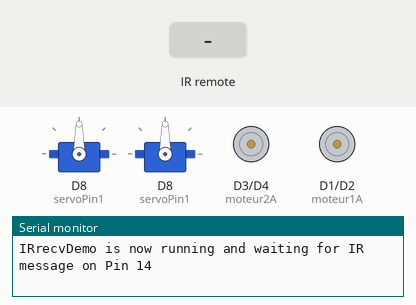
Simulated run of this sketch. Board: ESP8266 (NodeMCU). On the bench: 2 × servo, motor-driver pin pairs drawn as motors (green arrow = first pin HIGH = forward, orange = second pin HIGH = backward, longer = more drive), the last lines printed to the serial monitor. The inputs (shaded band) are chosen by the test bench.

Above: at 2.6 s.
2.7 s: infrared code 0xFF629D received
At 3.5 s:
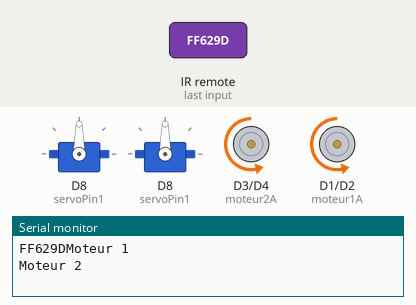
5.2 s: infrared code 0xFFA857 received
At 5.6 s:
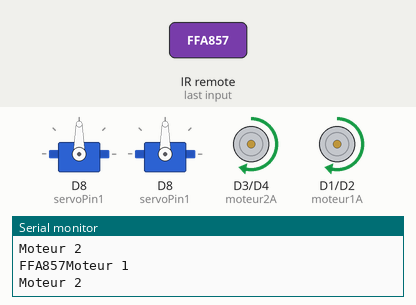
7.7 s: infrared code 0xFFC23D received
At 8.5 s:
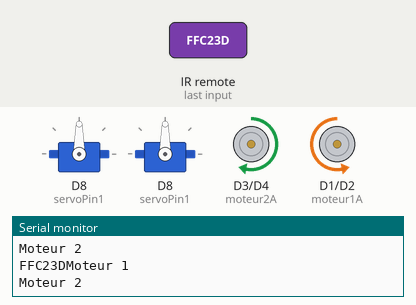
10.2 s: infrared code 0xFF22DD received
At 10.6 s:
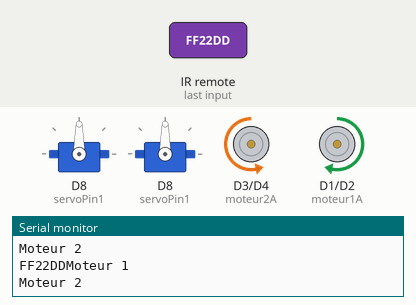
12.7 s: infrared code 0xFF32CD received
At 13.7 s:
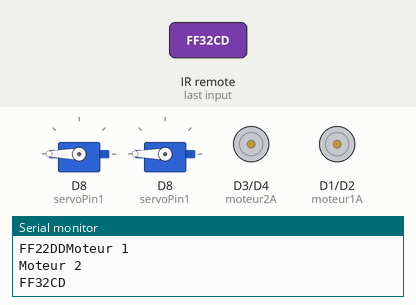
14.2 s: infrared code 0xFF629D received
At 14.8 s:
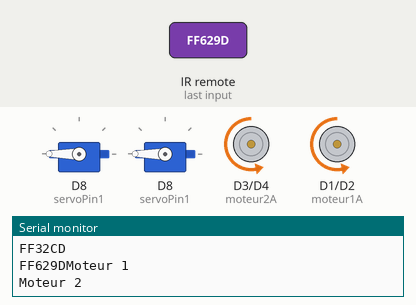
Timing chart, 0 to 17.2 s (numbered marks = the images above; inputs shaded):
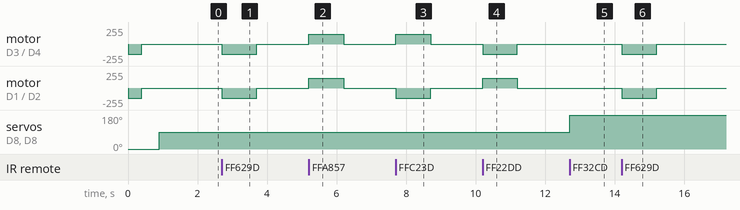

Measured:
- after the input at 2.7 s, motor on D3 (moteur2A) / D4 (moteur2B), motor on D1 (moteur1A) / D2 (moteur1B): stopped → backward 150/255 at once, → stopped 1.0 s later
- after the input at 5.2 s, motor on D3 (moteur2A) / D4 (moteur2B), motor on D1 (moteur1A) / D2 (moteur1B): stopped → forward 150/255 at once, → stopped 1.0 s later
- after the input at 7.7 s, motor on D3 (moteur2A) / D4 (moteur2B): stopped → forward 150/255 at once, → stopped 1.0 s later; motor on D1 (moteur1A) / D2 (moteur1B): stopped → backward 150/255 at once, → stopped 1.0 s later
- after the input at 10.2 s, motor on D3 (moteur2A) / D4 (moteur2B): stopped → backward 150/255 at once, → stopped 1.0 s later; motor on D1 (moteur1A) / D2 (moteur1B): stopped → forward 150/255 at once, → stopped 1.0 s later
- after the input at 12.7 s, servo on D8 (servoPin1), servo on D8 (servoPin1): 90° → 180° at once
- after the input at 14.2 s, motor on D3 (moteur2A) / D4 (moteur2B), motor on D1 (moteur1A) / D2 (moteur1B): stopped → backward 150/255 at once, → stopped 1.0 s later

The sketch:

board-IR-servo.ino
```cpp
// (licence header left out)
#include <Arduino.h>
#include <IRremoteESP8266.h>
#include <IRrecv.h>
#include <IRutils.h>

#include <Servo.h>

static const int servoPin1 = D8;
static const int servoPin2 = D8;
Servo servo1,servo2;

#define moteur1A D1
#define moteur1B D2
#define moteur2A D3
#define moteur2B D4

#define haut 0xFF629D
#define bas 0xFFA857
#define droite 0xFFC23D
#define gauche 0xFF22DD

#define GND D7


#define TEMPO 500 // temporisation

int vitesse = 180;  // 0 à 255


// An IR detector/demodulator is connected to GPIO pin 14(D5 on a NodeMCU
// board).
// Note: GPIO 16 won't work on the ESP8266 as it does not have interrupts.
// Note: GPIO 14 won't work on the ESP32-C3 as it causes the board to reboot.
#ifdef ARDUINO_ESP32C3_DEV
const uint16_t kRecvPin = 10;  // 14 on a ESP32-C3 causes a boot loop.
#else  // ARDUINO_ESP32C3_DEV
const uint16_t kRecvPin = 14;
#endif  // ARDUINO_ESP32C3_DEV


// kRecvPin

IRrecv irrecv(D6);
decode_results results;
unsigned long mmm;
int count=0; // nb d'impulsions IR reçues

void setup() {
//  ESP.lightSleep();


  bip();
  bip_servo();
  pinMode(GND, OUTPUT);      // board IR
  digitalWrite(GND, LOW);

  Serial.begin(115200);
  irrecv.enableIRIn();  // Start the receiver
  while (!Serial)  // Wait for the serial connection to be establised.
    delay(50);
  Serial.println();
  Serial.print("IRrecvDemo is now running and waiting for IR message on Pin ");
  Serial.println(kRecvPin);
  mmm = millis();
}
void bip_servo(){
   servo1.attach(servoPin1);
  servo2.attach(servoPin2);

         servo1.write(0);
     servo2.write(0);
              delay(500);
               servo1.write(90);
     servo2.write(90);
              delay(500);

 //                servo1.detach();
 //  servo2.detach();
}
void bip(){
   // AUTOTEST les deux moteurs tournent en marche avant,
  // à haute vitesse

  //moteur 1
  vitesse = 150;
  analogWrite(moteur1A, 0);
  analogWrite(moteur1B, vitesse);
  //moteur 2
  analogWrite(moteur2A, 0);
  analogWrite(moteur2B, vitesse);
  delay(200);
  delay(200); // bip
    stopM();
}
void stopM() {
  analogWrite(moteur2A, 0);
  analogWrite(moteur2B, 0);
    analogWrite(moteur1A, 0);
  analogWrite(moteur1B, 0);

}

void moteur( int x, int v){
    switch (x){
      case 1 :
            Serial.println("Moteur 1");
            if(v>0){
                      analogWrite(moteur1A, 0);
                      analogWrite(moteur1B, v);
            } else {
              analogWrite(moteur1B, 0);
                analogWrite(moteur1A, -v);
            }
        break;
        case 2 :
            Serial.println("Moteur 2");
            if(v>0){
                      analogWrite(moteur2A, 0);
                      analogWrite(moteur2B, v);
            } else {
              analogWrite(moteur2B, 0);
                analogWrite(moteur2A, -v);

            }

        break;
  }
}
void loop() {
/*  if ((mmm - millis()) > TEMPO){ // sommeil profond
    ESP.deepSleep(0);
  }*/
  if ((millis()- mmm) > TEMPO){ //
    mmm= millis();
    if(count > 0 ){
      count --;
    } else {
       stopM();
    }

  }
  if (irrecv.decode(&results)) {
        mmm= millis();
    // print() & println() can't handle printing long longs. (uint64_t)
    serialPrintUint64(results.value, HEX);
    switch (results.value){
//-----------------------------   moteur 1 et 2 ensemble ---------------------  <<  >>


      case haut :
            moteur( 1,vitesse);          moteur( 2,vitesse); count++;
             break;
      case bas :
            moteur( 1,-vitesse);moteur( 2,-vitesse);count++;
             break;
//-----------------------------   moteur 1 et 2 inversé ---------------------  +  -
       case droite :
            moteur( 1,vitesse);
            moteur( 2,-vitesse);count++;
            break;
       case gauche :
            moteur( 1,-vitesse);count++;
            moteur( 2,vitesse);
            break;

//----------------------  servo --------------------   :
           case 0xFF32CD : // mp3
           servo1.write(180);
                 servo2.write(180);
             break;
            case 0xFF30CF : // mp3
   servo1.write(0);
     servo2.write(0);
               break;
            case 0xFF2AD5 : // mp3
           servo1.write(90);
                 servo2.write(90);
             break;

   }
    Serial.println("");
    irrecv.resume();  // Receive the next value
  }

}
```
